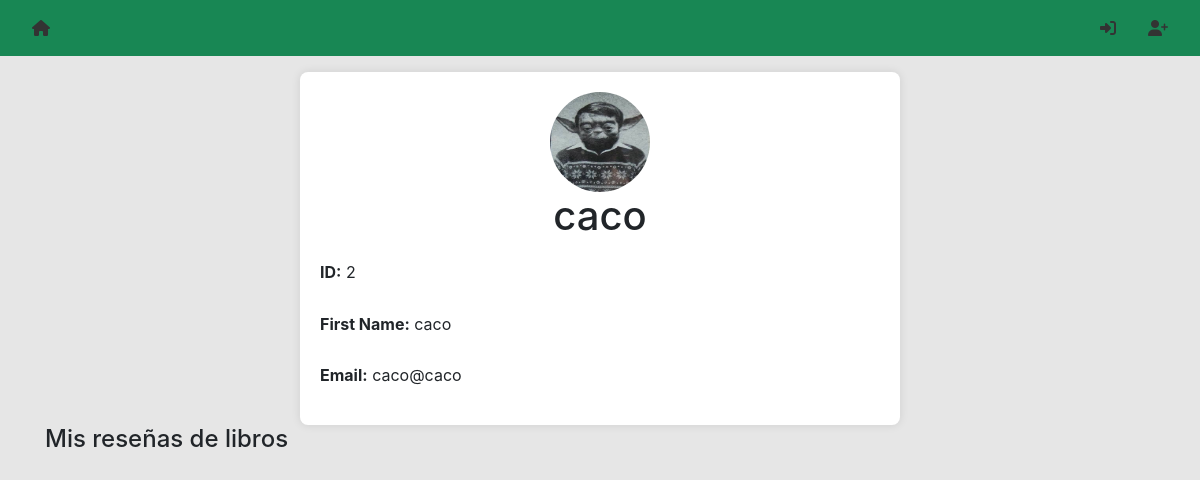
The page /profile/2 on the database its author committed.
### website/models.py (models this page shows)
class User(db.Model, UserMixin):
    id = db.Column(db.Integer, primary_key=True)
    email = db.Column(db.String(150), unique=True)
    password = db.Column(db.String(150))
    first_name = db.Column(db.String(150))
    notes = db.relationship('Note')
    books = db.relationship('Book', secondary='list')
    reviews = db.relationship('Review')
    photo_path = db.Column(db.String(255))

### website/views.py (the view, shortened to what this page needs)
@views.route('/profile/<int:user_id>', methods=['GET', 'POST'])
def user_profile(user_id):
    user = User.query.get(user_id)
    if user:
        reviews = Review.query.filter_by(user_email=user.email).all()
        book_titles = {}
        for review in reviews:
            book = Book.query.filter_by(isbn=review.book_isbn).first()
            if book:
                book_titles[review.book_isbn] = book.title
        books = Book.query.all()
        return render_template('profile.html', user=user, books=books, reviews=reviews, book_titles=book_titles)
    else:
        return redirect(url_for('views.index'))

### website/templates/profile.html (shortened to what this page needs)
{% extends "base.html" %}
{% block content %}
<div class=" profile-container bg-white mt-3">
    <div class="profile-header">
        <img src="{{ url_for('static', filename=user.photo_path) }}" alt="User Image" class="user-image">
        <h1 class="profile-title">{{ user.first_name }}</h1>
    </div>
    <div class="profile-info">
        <p class="profile-field"><strong>ID:</strong> {{ user.id }}</p>
        <p class="profile-field"><strong>First Name:</strong> {{ user.first_name }}</p>
        <p class="profile-field"><strong>Email:</strong> {{ user.email }}</p>
    </div>
</div>
        <h4>Mis reseñas de libros</h4>
{% endblock %}

### website/templates/profile.html (style rules this page uses)
.profile-container { max-width: 600px; margin: 0 auto; padding: 20px; box-shadow: 0 0 10px rgba(0,0,0,0.1); border-radius: 8px; }
.profile-title { text-align: center; margin-bottom: 20px; }
.profile-info { display: flex; flex-direction: column; gap: 10px; }
.profile-field { font-size: 16px; line-height: 1.6; }
.profile-header { text-align: center; margin-bottom: 20px; }
.user-image { width: 100px; height: 100px; border-radius: 50%; margin: 0 auto; display: block; }

### rows shown on the page
User: photo_path (picture), first_name "caco", id "2", email "caco@caco"
